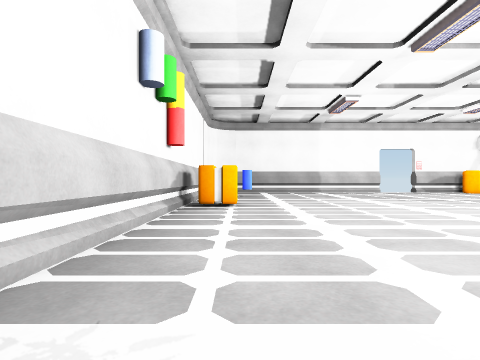
view 1 (above)

17 first-person views from a walk through a Unity game level. The camera is 0.68 m above the floor, looks level and sees 80° across. Doors are open. The floor is counted in squares, 1 m on a side. Each view is taken from the middle of a square. On the plan, view 1 faces up. The plan holds only what a view shows up to about 9 squares ahead; the rest is blank. The player is left out. Some surface patterns are stand-ins.

view 2
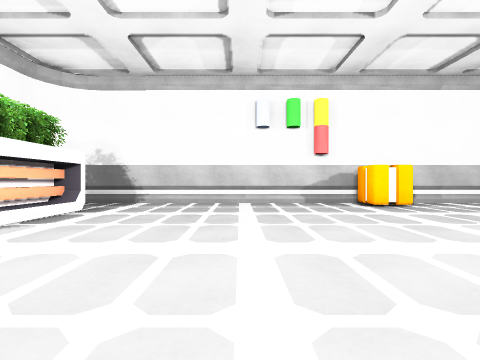

view 3
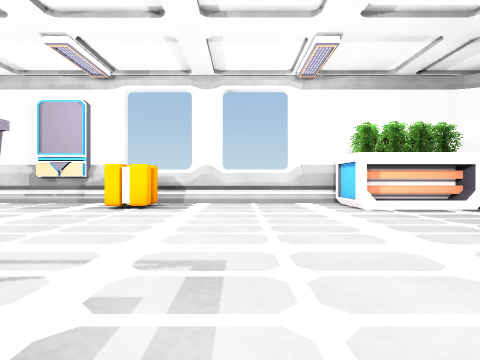

view 4
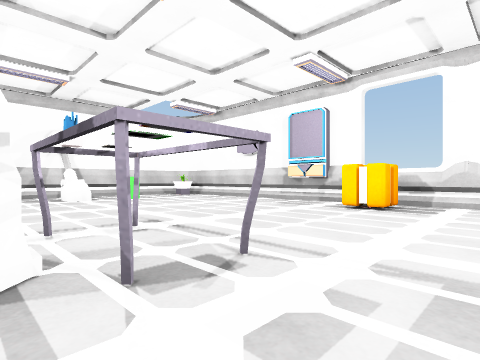

view 5
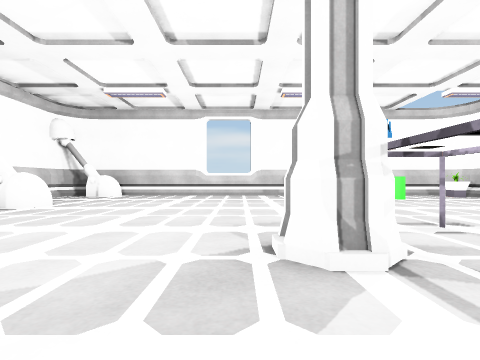

view 6
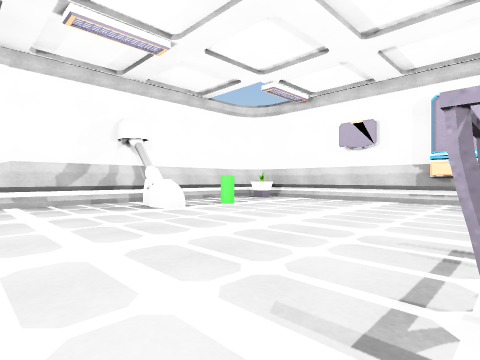

view 7
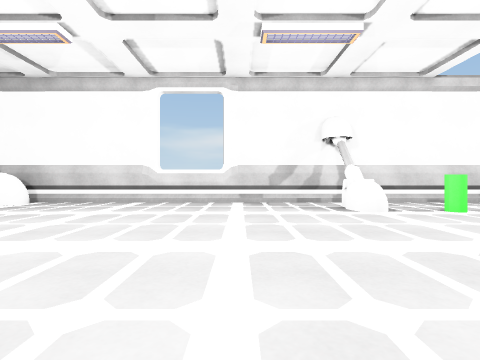

view 8
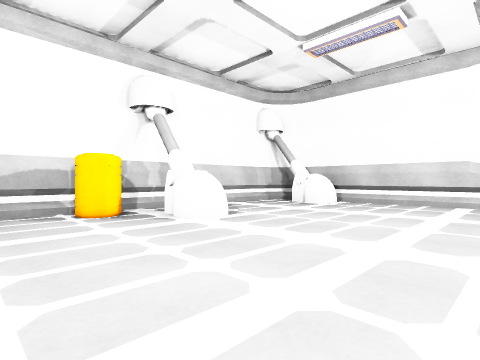

view 9
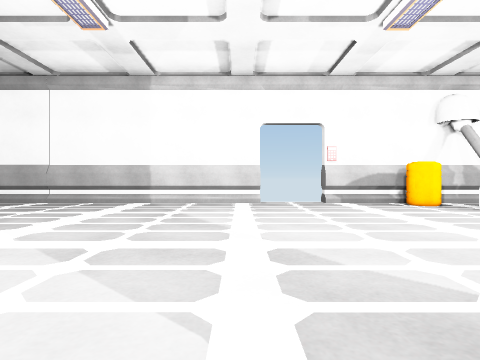

view 10
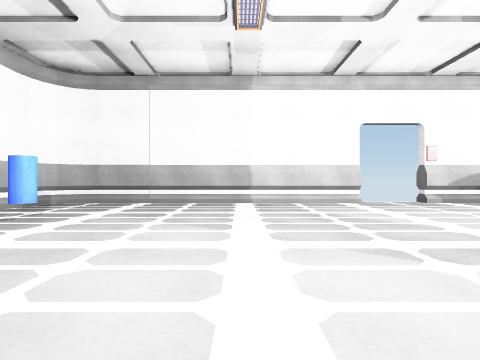

view 11
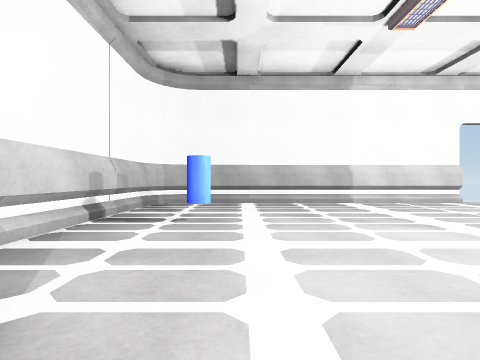

view 12
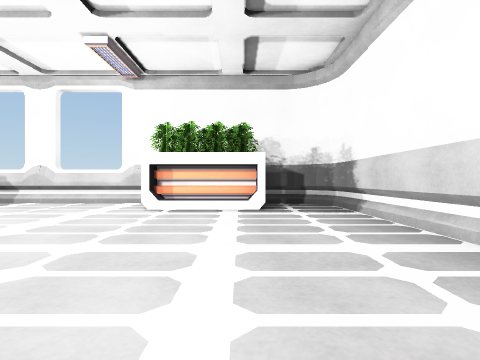

view 13
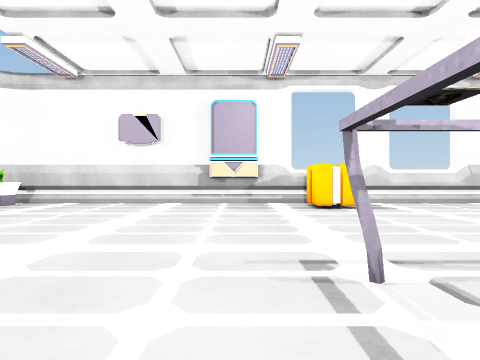

view 14
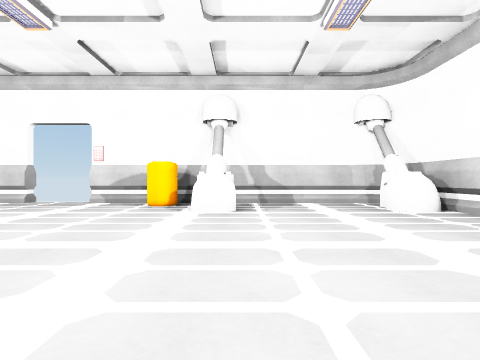

view 15
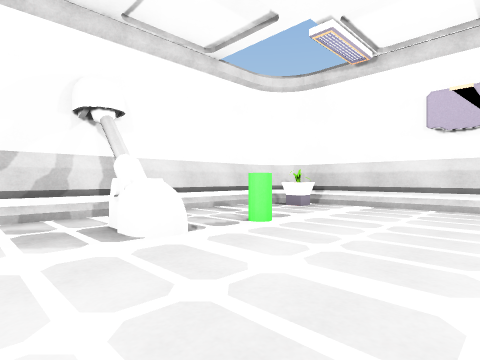

view 16
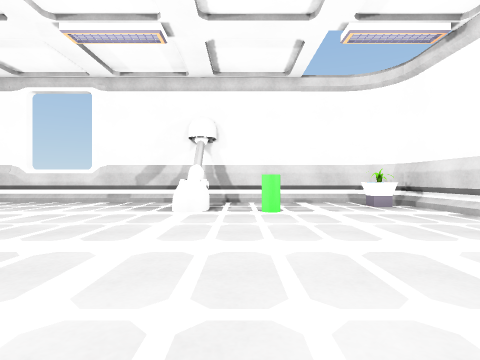

view 17
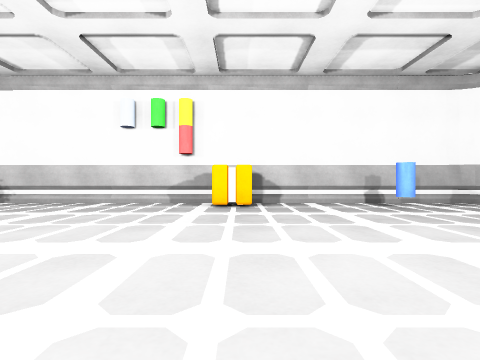

### Floor plan
Points are (right, up) in squares from view 1. A wall is a line through its corners. A room is listed if a view was taken in it or the views show most of it. See-through windows are left out.
Room 1 (views 1, 2, 3, 4, 5, 6, 7, 8, 9, 10, 11, 12, 13, 14, 15, 16, 17)
walls: (7.6, 15.5) (-0.4, 15.5) (-0.9, 15.3); (10.5, -1.2) (11.9, -1.2); (16.4, 4.4) (17.3, 4.4); (16.8, 3.8) (16.8, 4.5); (17, 4) (17.2, 4.4); (3.1, -1.4) (17.8, -1.4); (17.4, 3.9) (17.1, 3.9) (17, 4.1); (-0.1, 15.5) (-0.7, 15.4) (-1.2, 15) (-1.5, 14.4) (-1.5, -0.5) (-1.3, -0.9); (-0.3, -1.4) (0.2, -1.4); (-1.5, -0.2) (-1.5, -0.7) (-1.1, -1.2); (-1.4, 14.6) (-1.5, 14.1); (-0.7, -1.4) (-0.2, -1.5); (17.3, -1.5) (17.9, -1.4) (18.4, -1) (18.6, -0.4) (18.6, 14.2); (17.6, -1.4) (18.3, -1.1); (18.7, 14.1) (18.6, 14.6); (17.8, 15.4) (17.3, 15.5); (18.1, 15.3) (17.6, 15.5) (9.6, 15.5); (18.5, -0.9) (18.6, -0.1)
low walls: (16.2, 4.4) (16.7, 4.5)
ways out: open door at (8.5, 16)
objects: other object (-1, 8) to (0, 8); blue cylinder (0, 12); other object (1, -1) to (3, 0); other object (8, 0) to (9, 0); other object (8, 5) to (8, 6); pillar (8, 7) to (9, 7); other object (10, 5) to (10, 6); barrel (12, 15); other object (13, 13) to (14, 14); green cylinder (16, 2); plant (17, -1); other object (18, 13) to (18, 14)

Positions as (right, up) in squares from view 1, and headings:
1: (0, 0), facing up
2: (7, 4), facing left
3: (6, 7), facing down
4: (6, 7), facing down-right
5: (6, 8), facing right
6: (10, 8), facing down-right
7: (10, 7), facing right
8: (10, 9), facing up-right
9: (7, 7), facing up
10: (4, 7), facing up
11: (1, 7), facing up
12: (1, 7), facing down
13: (11, 7), facing down
14: (14, 7), facing up
15: (13, 6), facing down-right
16: (10, 3), facing right
17: (7, 8), facing left
